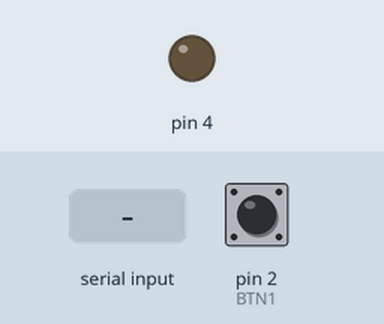
Recording of a program running on a simulated Arduino Uno, built with avr-gcc and run on an emulated ATmega328P. Parts: output pins drawn as LEDs (lit = HIGH). Inputs (shaded band) come from the test bench; at power-on: pin 2 (BTN1) HIGH. What the program prints to the serial monitor is not drawn.

Above: at 1.2 s.
1.3 s: "r90\n" received over Serial
At 1.46 s:
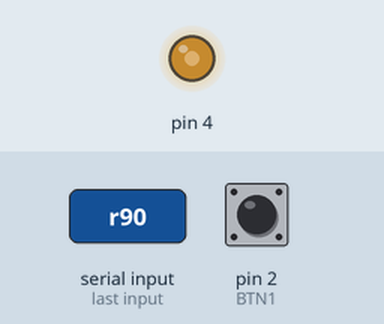
5.6 s: "b90\n" received over Serial
At 5.93 s:
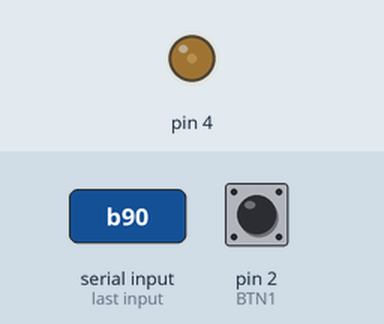
Timing chart, 0 to 8.6 s (numbered marks = the images above; inputs shaded):
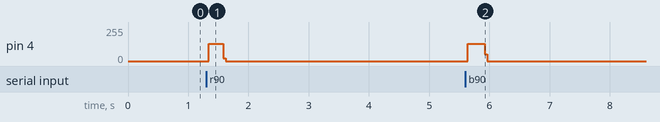

Measured:
- after the input at 1.3 s, pin 4: 0/255 → 128/255 at once, → 0/255 0.24 s later
- after the input at 5.6 s, pin 4: 0/255 → 128/255 at once, → 0/255 0.28 s later

The program:

main.cpp
```cpp
// #include <util/delay.h>
// #include <usart.c>

// #define CLOCK_SPEED 12000000
// #define BAUD 9600
// #define MYUBRR CLOCK_SPEED/16/BAUD-1

// #define MORSE_LUNG  3
// #define MORSE_SCURT 1

// /* Literele alfabetului in cod Morse */
// char* morse_alphabet[] = {
//     (char*)"13",    // a
//     (char*)"3111",  // b
//     (char*)"3131",  // c
//     (char*)"311",   // d
//     (char*)"1",     // e
//     (char*)"1131",  // f
//     (char*)"331",	// g
//     (char*)"1111",	// h
//     (char*)"11",	// i
//     (char*)"1333",	// j
//     (char*)"313",	// k
//     (char*)"1311",	// l
//     (char*)"33",	// m
//     (char*)"31",	// n
//     (char*)"333",	// o
//     (char*)"1331",	// p
//     (char*)"3313",	// q
//     (char*)"131",	// r
//     (char*)"111",	// s
//     (char*)"3",	    // t
//     (char*)"113",	// u
//     (char*)"1113",	// v
//     (char*)"133",	// w
//     (char*)"3113",	// x
//     (char*)"3133",	// y
//     (char*)"3311"	// z
// };

// /* apelati functia pentru a obtine un ton lung/scurt,
//  * folosind macro-urile MORSE_LUNG si MORSE_SCURT
//  */
// void speaker_morse(int tip)
// {
//     int delay = 1;
//     int i;
//     DDRD |= (1 << PD4);     // PD4 trebuie sa fie output

//     for (i = 0; i < tip * 50 / delay; i++)
//     {
//         PIND = (1 << PD4);  // alternam starea iesirii
//         _delay_ms(1);
//     }
// }

// void t1()
// {
//     USART0_print("Am inceput!\n");
//     DDRB &= ~(1 << PB2);
//     PORTB |= (1 << PB2);

//     while (1) {
//         uint8_t val = PINB & (1 << PB2);
//         if (!val)
//             USART0_print("Butonul 1 a fost apasat\n");
//         _delay_ms(500);
//     }
// }

// void t2()
// {
//     // set as output
//     DDRD |= (1 << PD7);
//     DDRD |= (1 << PD5);
//     DDRB |= (1 << PB3);

//     // set as off
//     PORTD |= (1 << PD7);
//     PORTD |= (1 << PD5);
//     PORTB |= (1 << PB3);

//     while (1)
//     {
//         char cmd = USART0_receive();
//         USART_exec(cmd);
//     }
// }

// void t3()
// {
//     while (1)
//     {
//         char ch = USART0_receive();
//         if (ch >= 'A' && ch <= 'Z') ch = ch + ('a' - 'A');
//         if (ch >= 'a' && ch <= 'z')
//         {

//             char* morse = morse_alphabet[ch - 'a'];
//             while (*morse != 0) {
//                 speaker_morse(*morse - '0');
//                 morse++;
//             }

//         }
//     }
// }

// void t4()
// {
//     DDRD |= (1 << PD7);
//     DDRD |= (1 << PD5);

//     PORTD &= ~(1 << PD5);
//     PORTD |= (1 << PD7);

//     const char *str = "pieton";
//     uint8_t index = 0;

//     while (1)
//     {
//         char ch = USART0_receive();
//         if (ch == str[index]) {
//             if (index == 5) {
//                 // make it yellow
//                 PORTD &= ~(1 << PD7);

//                 _delay_ms(2000);

//                 // make it green
//                 PORTD |= (1 << PD5);

//                 _delay_ms(5000);

//                 // make it red again
//                 PORTD &= ~(1 << PD5);
//                 PORTD |= (1 << PD7);
//             }
//             index++;
//         }
//         else {
//             index = 0;
//             USART0_print("cerere incorecta\n");
//         }
//     }
// }

// int main() {

//     USART0_init(MYUBRR);
//     t4();
//     return 0;
// }
```

arduino_main.cpp
```cpp
#include <Arduino.h>
#define RED_LED 13
#define GREEN_LED 15
#define BLUE_LED 3
#define BTN1 2
#define BTN2 14

char* morse_alphabet[] = {
    (char*)"13",    // a
    (char*)"3111",  // b
    (char*)"3131",  // c
    (char*)"311",   // d
    (char*)"1",     // e
    (char*)"1131",  // f
    (char*)"331",	// g
    (char*)"1111",	// h
    (char*)"11",	// i
    (char*)"1333",	// j
    (char*)"313",	// k
    (char*)"1311",	// l
    (char*)"33",	// m
    (char*)"31",	// n
    (char*)"333",	// o
    (char*)"1331",	// p
    (char*)"3313",	// q
    (char*)"131",	// r
    (char*)"111",	// s
    (char*)"3",	    // t
    (char*)"113",	// u
    (char*)"1113",	// v
    (char*)"133",	// w
    (char*)"3113",	// x
    (char*)"3133",	// y
    (char*)"3311"	// z
};

/* apelati functia pentru a obtine un ton lung/scurt,
 * folosind macro-urile MORSE_LUNG si MORSE_SCURT
 */
void speaker_morse(int tip)
{
    int delay = 1;
    int i;
    DDRD |= (1 << PD4);     // PD4 trebuie sa fie output

    for (i = 0; i < tip * 50 / delay; i++)
    {
        PIND = (1 << PD4);  // alternam starea iesirii
        _delay_ms(1);
    }
}

void setup1()
{
    pinMode(BTN1, INPUT_PULLUP);
}

void loop1()
{
    uint8_t val = digitalRead(BTN1);
    if (!val) {
        Serial.println("Butonul 1 a fost apasat");
    }
    delay(500);
}

void setup2()
{
    pinMode(RED_LED, OUTPUT);
    pinMode(GREEN_LED, OUTPUT);
    pinMode(BLUE_LED, OUTPUT);

    digitalWrite(RED_LED, HIGH);
    digitalWrite(GREEN_LED, HIGH);
    digitalWrite(BLUE_LED, HIGH);
}

void USART_ard_exec(unsigned char command) {
    switch (command)
    {
    case '0':
        digitalWrite(RED_LED, HIGH);
        digitalWrite(GREEN_LED, HIGH);
        digitalWrite(BLUE_LED, HIGH);
        break;
    case '1':
        digitalWrite(RED_LED, LOW);
        digitalWrite(GREEN_LED, LOW);
        digitalWrite(BLUE_LED, LOW);
        break;
    case 'r':
        digitalWrite(RED_LED, LOW);
        digitalWrite(GREEN_LED, HIGH);
        digitalWrite(BLUE_LED, HIGH);
        break;
    case 'b':
        digitalWrite(RED_LED, HIGH);
        digitalWrite(GREEN_LED, HIGH);
        digitalWrite(BLUE_LED, LOW);
        break;
    case 'g':
        digitalWrite(RED_LED, HIGH);
        digitalWrite(GREEN_LED, LOW);
        digitalWrite(BLUE_LED, HIGH);
        break;
    default:
        break;
    }
}

void loop2() {
    if (Serial.available()) {
        char cmd = Serial.read();
        USART_ard_exec(cmd);
    }
}

void loop3() {
    char *morse;
    if (Serial.available()) {
        char ch = Serial.read();
        if (ch >= 'A' && ch <= 'Z') ch = ch + ('a' - 'A');
        if (ch >= 'a' && ch <= 'z') {
            morse = morse_alphabet[ch - 'a'];
            while (*morse != 0) {
                speaker_morse(*morse - '0');
                morse ++;
            }
        }
    }
}

void setup()
{
    Serial.begin(28800);
    // while (!Serial) ;
    Serial.print("Hello world!");
    // setup3();
}

void loop()
{
    loop3();
}
```

usart.c
```cpp
// #include "usart.h"

// /*
//  * Functie de initializare a controllerului USART
//  */
// void USART0_init(unsigned int ubrr)
// {
//     /* seteaza baud rate-ul */
//     UBRR0H = (unsigned char)(ubrr>>8);
//     UBRR0L = (unsigned char)ubrr;

//     /* porneste transmitatorul */
//     UCSR0B = (1<<RXEN0)|(1<<TXEN0);

//     /* seteaza formatul frame-ului: 8 biti de date, 2 biti de stop, fara paritate */
//     UCSR0C = (1<<USBS0)|(3<<UCSZ00);
// }


// /*
//  * Functie ce transmite un caracter prin USART
//  *
//  * @param data - caracterul de transmis
//  */
// void USART0_transmit(char data)
// {
//     /* asteapta pana bufferul e gol */
//     while(!(UCSR0A & (1<<UDRE0)));

//     /* pune datele in buffer; transmisia va porni automat in urma scrierii */
//     UDR0 = data;
// }

// /*
//  * Functie ce primeste un caracter prin USART
//  *
//  * @return - caracterul primit
//  */
// char USART0_receive()
// {
//     /* asteapta cat timp bufferul e gol */
//     while(!(UCSR0A & (1<<RXC0)));

//     /* returneaza datele din buffer */
//     return UDR0;
// }

// /*
//  * Functie ce transmite un sir de caractere prin USART
//  *
//  * @param data - sirul (terminat cu '\0') de transmis
//  */
// void USART0_print(const char *data)
// {
//     while(*data != '\0')
//         USART0_transmit(*data++);
// }

// void USART_exec(unsigned char command)
// {
//     switch (command)
//     {
//     case '0': // led off
//         PORTD |= (1 << PD5);
//         PORTD |= (1 << PD7);
//         PORTB |= (1 << PB3);
//         break;
//     case '1': // led white
//         PORTD &= ~(1 << PD5);
//         PORTD &= ~(1 << PD7);
//         PORTB &= ~(1 << PB3);
//         break;
//     case 'r':
//         PORTD &= ~(1 << PD5);
//         PORTD |= (1 << PD7);
//         PORTB |= (1 << PB3);
//         break;
//     case 'b':
//         PORTD |= (1 << PD5);
//         PORTD |= (1 << PD7);
//         PORTB &= ~(1 << PB3);
//         break;
//     case 'g':
//         PORTD |= (1 << PD5);
//         PORTD &= ~(1 << PD7);
//         PORTB |= (1 << PB3);
//         break;
//     default:
//         break;
//     }
// }
```
